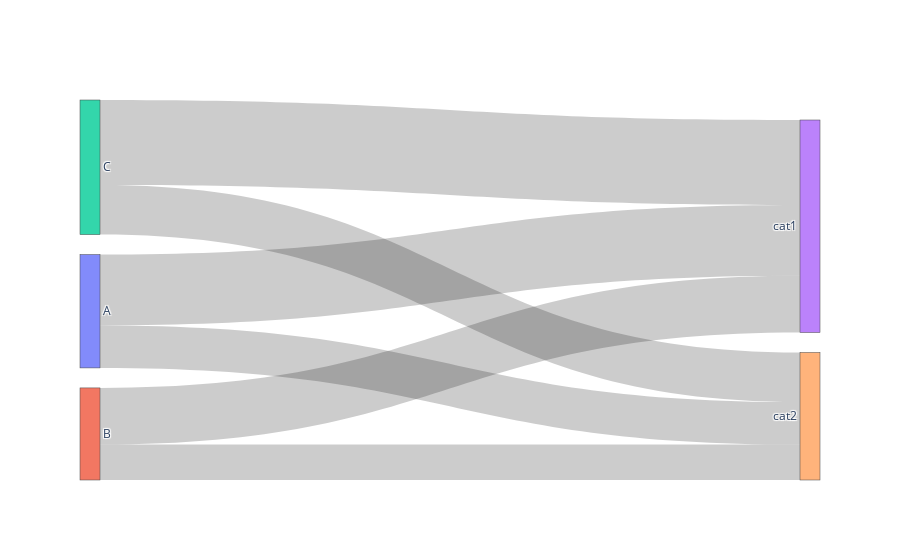

Notebook source saved alongside this figure:
### Code cell
# Через plotly
import plotly.graph_objects as go

labels = ["A", "B", "C", "cat1", "cat2"]
sources = [0, 0, 1, 1, 2, 2]  # классы
targets = [3, 4, 3, 4, 3, 4]  # категории
values = [50, 30, 40, 25, 60, 35]

fig = go.Figure(data=[go.Sankey(
    node=dict(label=labels),
    link=dict(source=sources, target=targets, value=values)
)])
fig.show()

### Figure 1 — Plotly figure (JSON) as saved in the notebook; plotly's stock layout.template omitted (floating-point values rounded to 4 significant figures)
{"data": [{"link": {"source": [0, 0, 1, 1, 2, 2], "target": [3, 4, 3, 4, 3, 4], "value": [50, 30, 40, 25, 60, 35]}, "node": {"label": ["A", "B", "C", "cat1", "cat2"]}, "type": "sankey"}], "layout": {}}
